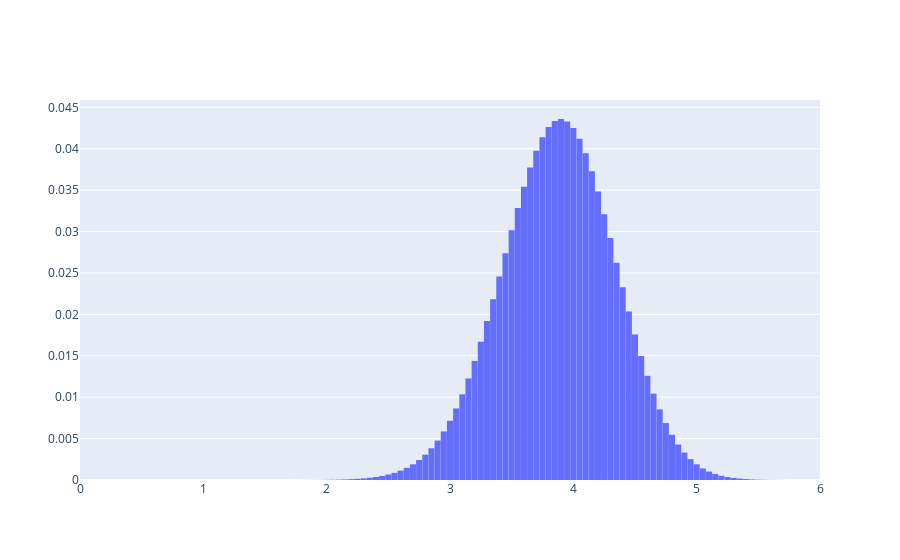

Notebook source saved alongside this figure:
### Code cell
fig = go.Figure()
fig.add_trace(go.Bar(y=HFEV1.prior[:, 0], x=HFEV1.bins))
# fig.add_trace(go.Histogram(x=np.repeat(bins, p), histnorm='probability', nbinsx=len(HFEV1.bins)))
# fig.add_trace(go.Histogram(x=np.repeat(HFEV1.bins, (HFEV1.prior[:,0]*10000).astype(int)), histnorm='probability', xbins=dict(
#         start=0,
#         end=6,
#         size=HFEV1.bin_width
#     )))
fig.update_layout(bargap=0.01)
fig.update_xaxes(range=[0, 6])
fig.update_traces(marker_line_width=0)
fig.show()
